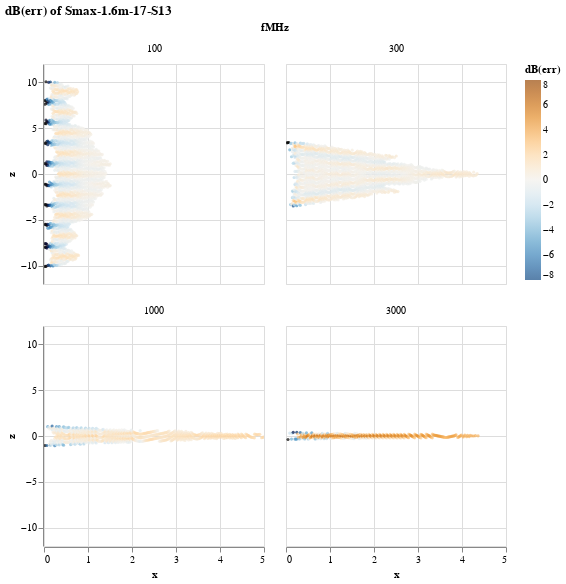

This figure's notebook cell:
### Markdown cell above
##### Scatter plots by fMHz

### Code cell
chart = alt.Chart(dBerrSmaxSmall).mark_circle(size=10).encode(
    x='x',
    y='z',
    color=alt.Color("value:Q", title='dB(err)')\
             .scale(scheme='blueorange',domain=[-8,8],bins=np.arange(-8,12,2)),
    tooltip=['x', 'z', 'value'],
    facet=alt.Facet('fMHz:O', columns=2),
).properties(
    width=220,
    height=220,
    title='dB(err) of Smax-1.6m-17-S13'
).interactive()
chart

### Figure 1 — Vega-Lite specification as saved in the notebook (floating-point values rounded to 4 significant figures; data arrays with more than 128 entries replaced by an {"elided": "..."} marker saying what was removed)
{"config": {"view": {"continuousWidth": 300, "continuousHeight": 300}}, "data": {"name": "data-b61ed9885b3080dc9084258585d485f4"}, "mark": {"type": "circle", "size": 10}, "encoding": {"color": {"field": "value", "scale": {"scheme": "blueorange", "domain": [-8, 8], "bins": [-8.0, -6.0, -4.0, -2.0, 0.0, 2.0, 4.0, 6.0, 8.0, 10.0]}, "title": "dB(err)", "type": "quantitative"}, "facet": {"columns": 2, "field": "fMHz", "type": "ordinal"}, "tooltip": [{"field": "x", "type": "quantitative"}, {"field": "z", "type": "quantitative"}, {"field": "value", "type": "quantitative"}], "x": {"field": "x", "type": "quantitative"}, "y": {"field": "z", "type": "quantitative"}}, "height": 220, "params": [{"name": "param_2", "select": {"type": "interval", "encodings": ["x", "y"]}, "bind": "scales"}], "title": "dB(err) of Smax-1.6m-17-S13", "width": 220, "$schema": "https://vega.github.io/schema/vega-lite/v5.14.1.json", "datasets": {"data-b61ed9885b3080dc9084258585d485f4": {"elided": "4790 records"}}}
